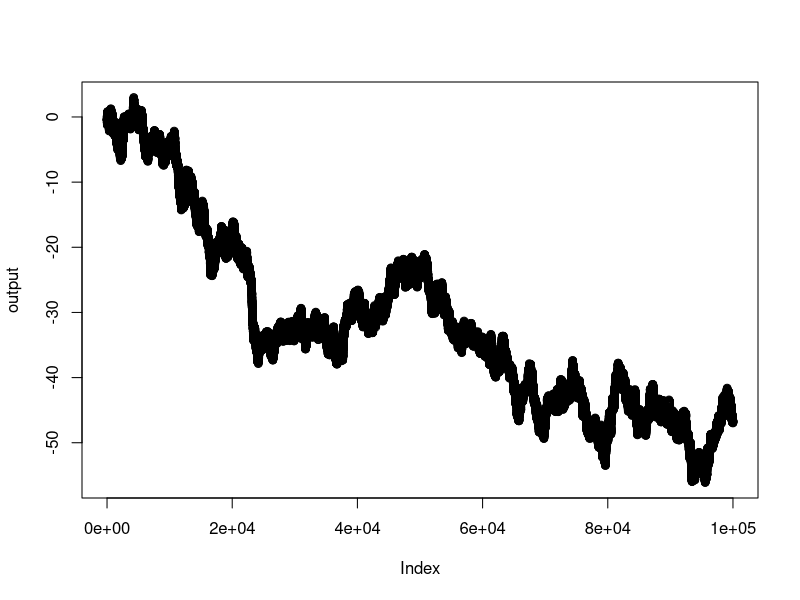
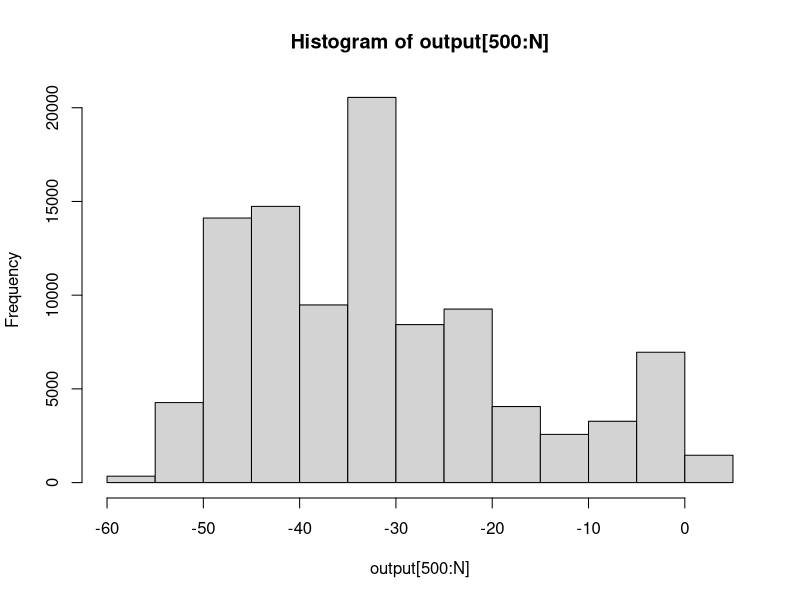
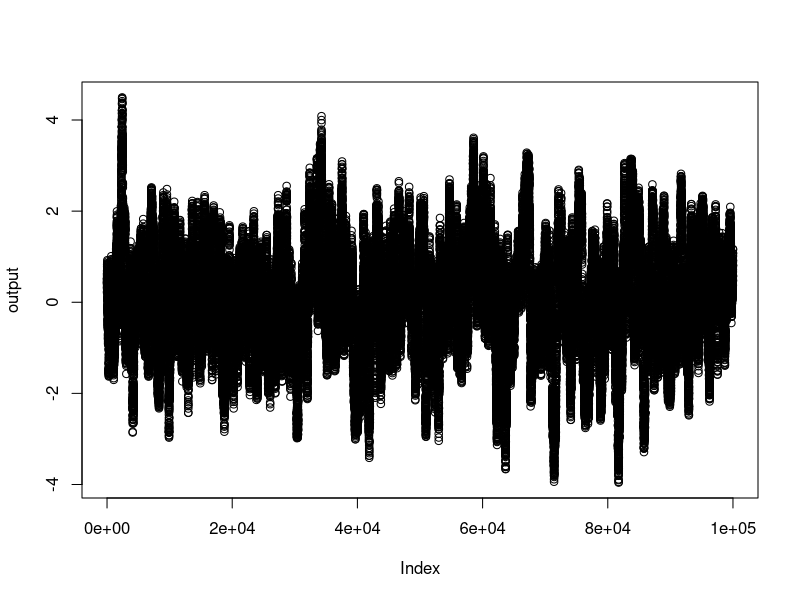
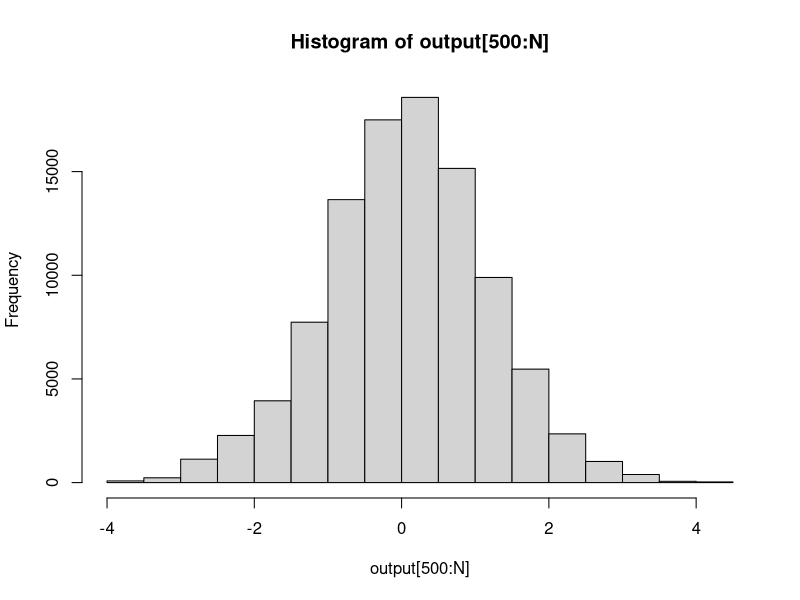

These figures' R source, in order:
## ---- chunk 1
HMC = function (U, grad_U, epsilon, L, current_q)
{
  q = current_q
  p = rnorm(length(q),0,1) # independent standard normal variates
  current_p = p
  
  # Make a half step for momentum at the beginning
  p = p - epsilon * grad_U(q) / 2
  
  # Alternate full steps for position and momentum
  for (i in 1:L)
  {
    # Make a full step for the position
    q = q + epsilon * p
    # Make a full step for the momentum, except at end of trajectory
    if (i!=L) p = p - epsilon * grad_U(q)
  }
  
  # Make a half step for momentum at the end.
  p = p - epsilon * grad_U(q) / 2
  
  # Negate momentum at end of trajectory to make the proposal symmetric
  p = -p
  
  # Evaluate potential and kinetic energies at start and end of trajectory
  current_U = U(current_q)
  current_K = sum(current_p^2) / 2
  proposed_U = U(q)
  proposed_K = sum(p^2) / 2
  
  # Accept or reject the state at end of trajectory, returning either
  # the position at the end of the trajectory or the initial position
  if (runif(1) < exp(current_U-proposed_U+current_K-proposed_K))
  {
    return (q) # accept
  }
  else
  {
    return (current_q) # reject
  }
  
}
## ---- chunk 2
U = function(x){
  if(x>0){
    return (x)
  }
  else{
    return (0)
  }
}

grad_U = function(x) {
  if(x>0){
    return (1)
  }
  else{
    return (0)
  }
}


N <- 100000
q <- 0
epsilon <- .01
L <- 10
output <- rep(0,N)


for (i in 1:N){
  q <- HMC (U, grad_U, epsilon, L, q)
  output[i] <- q
}

plot(output)
hist(output[500:N])
## ---- chunk 3
U = function(x) x^2/2
grad_U = function(x) x

N <- 100000
q <- 0
epsilon <- .01
L <- 10
output <- rep(0,N)


for (i in 1:N){
  q <- HMC (U, grad_U, epsilon, L, q)
  output[i] <- q
}

plot(output)
hist(output[500:N])
